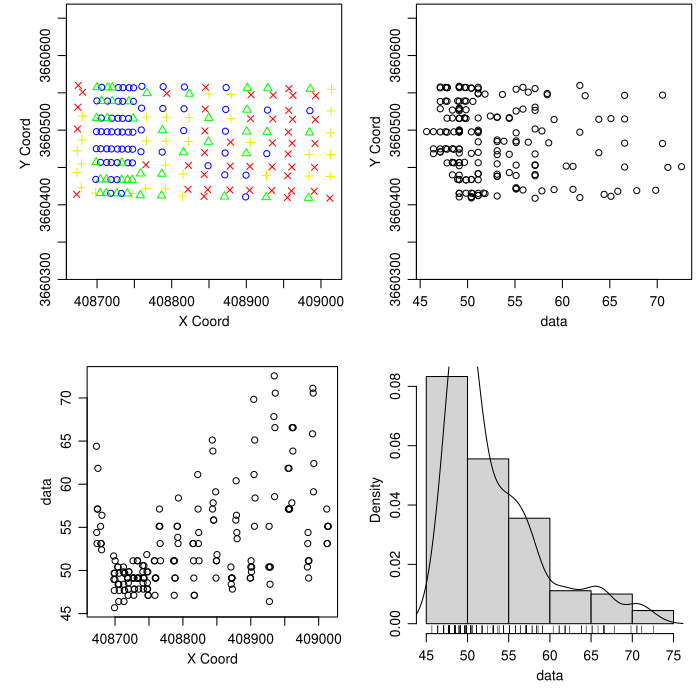

Here is the R script that generated this plot:
library(geoR)
library(splancs)
library(akima)
library(fields)
library(sp)
library(sf)
library(parallel)
#library(lattice)
#library(eda)

pdf("./F013B4_SoilAnalysis_DJH.pdf")

#Read in soil data
soildf<-read.table(file="./F013B4_SoilAnalysis_DJH.csv",header=TRUE,sep=',')
#print(sapply(soildf,typeof))

#Get convex hull polygon of sampling points
coords<-soildf[c("UTMX","UTMY")]
hull<-chull(coords$UTMX,coords$UTMY)
hull_coords<-coords[c(hull,hull[1]), ]
hull_sf<-st_as_sf(hull_coords,coords=c("UTMX","UTMY"))
hull_poly<-st_cast(st_combine(hull_sf),"POLYGON")

#Get prediction points (1 meter grid)
minx<-floor(min(soildf$UTMX))
maxx<-ceiling(max(soildf$UTMX))
miny<-floor(min(soildf$UTMY))
maxy<-ceiling(max(soildf$UTMY))
xvals<-seq(minx,maxx,1)
yvals<-seq(miny,maxy,1)
grid<-expand.grid(x=xvals,y=yvals)
colnames(grid)<-c("UTMX","UTMY")
grid<-lapply(grid,as.numeric)
grid<-data.frame(grid)
#print(dim(grid))

#Compute intersection of grid points with convex hull poly
points<-st_as_sf(grid,coords=c("UTMX","UTMY"))
intersection<-st_intersects(points,hull_poly)
#print(length(intersection))
grid$intersect<-lengths(intersection)
hullgrid<-subset(grid,intersect==1)
hullgrid<-subset(hullgrid,select=c(UTMX,UTMY))
rownames(hullgrid)<-NULL
#print(hullgrid)
#print(dim(hullgrid))

outdf<-data.frame(hullgrid)

depths<-c(15,45,75,105,135,165)
vars<-c('SLSND','SLSLT','SLCLY','SLWP1','SLWP2','SLFC1')

#Kriging
numcores<-detectCores()
dokrige <- function(geodata,locations,krige){
    result<-krige.conv(geodata=geodata,locations=locations,krige=krige)
    #print(result$predict[[1]])
    return(result$predict[[1]])
}

for (var in vars) {
    for (depth in depths) {
        header<-paste(var,sprintf("%03d",depth),sep="")
        data<-subset(soildf,Depth==depth)

        #Check for duplicates
        coords<-data[c("UTMX","UTMY")]
        sp_points<-SpatialPoints(coords)
        duplicates<-zerodist(sp_points)
        if (nrow(duplicates) > 0){
            print("Duplicate coordinates issue.")
            dev.off()
            stop()
        }

        #Setup geospatial data for evaluation
        gdata<-as.geodata(data,coords.col=c("UTMX","UTMY"),data.col=var)
        plot(gdata)

        #Evaluate optimal max.dist parameter for variogram
        minerror<-999999999
        for (max.dist in seq(75,100,1)){ #Maximum distance on variogram
            for (numbins in seq(5,9,1)){ #Number of bins on variogram
                var.gdata<-variog(gdata, uvec=numbins, max.dist=max.dist)
                #ini.cov.pars<-c(sd(gdata$data)**2,max.dist/2.)
                if (var %in% c('SLSND','SLSLT','SLCLY')){
                    limits<-pars.limits(phi=c(5,max.dist*0.75)) #Range limit
                    fit.gdata<-variofit(var.gdata,limits=limits)
                } else { #Fix nugget for cases where range hits minimum
                    if (header=="SLWP2135"){
                        fit.gdata<-variofit(var.gdata,nugget=0.0003, fix.nugget=TRUE)
                    } else if (header=="SLWP2165"){
                        fit.gdata<-variofit(var.gdata,nugget=0.0003, fix.nugget=TRUE)
                    } else if (header=="SLFC1135"){
                        fit.gdata<-variofit(var.gdata,nugget=0.0007, fix.nugget=TRUE)
                    } else if (header=="SLFC1165"){
                        fit.gdata<-variofit(var.gdata,nugget=0.0012, fix.nugget=TRUE)
                    } else {
                        fit.gdata<-variofit(var.gdata)
                    }
                }
                #print(attributes(fit.gdata))
                #print(fit.gdata$value)

                if (fit.gdata$value < minerror){
                    minerror = fit.gdata$value
                    opt.max.dist = max.dist
                    opt.numbins = numbins
                }
            }
        }

        var.gdata<-variog(gdata, uvec=opt.numbins, max.dist=opt.max.dist)
        #Default is matern spatial correlation model (fit.gdata$cov.model)
        if (var %in% c('SLSND','SLSLT','SLCLY')){
            limits<-pars.limits(phi=c(5,opt.max.dist*0.75))
            fit.gdata<-variofit(var.gdata,limits=limits)
        } else { #Fix nugget for cases where range hits minimum
            if (header=="SLWP2135"){
                fit.gdata<-variofit(var.gdata,nugget=0.0003, fix.nugget=TRUE)
            } else if (header=="SLWP2165"){
                fit.gdata<-variofit(var.gdata,nugget=0.0003, fix.nugget=TRUE)
            } else if (header=="SLFC1135"){
                fit.gdata<-variofit(var.gdata,nugget=0.0007, fix.nugget=TRUE)
            } else if (header=="SLFC1165"){
                fit.gdata<-variofit(var.gdata,nugget=0.0012, fix.nugget=TRUE)
            } else {
                fit.gdata<-variofit(var.gdata)
            }
        }

        plot(var.gdata,xlab="Distance (m)",ylab="Semi-variance",cex=1.5)
        lines(fit.gdata)
        xmin<-par("usr")[1]
        xmax<-par("usr")[2]
        ymin<-par("usr")[3]
        ymax<-par("usr")[4]
        x=xmin+(xmax-xmin)*0.75
        sill<-fit.gdata$cov.pars[1]+fit.gdata$nugget #Sigma^2 is partial sill. Sill=Partial sill + nugget
        if (var %in% c('SLSND','SLSLT','SLCLY')){
            text(x,ymin+(ymax-ymin)*0.35,paste("Sill = ",sprintf("%.2f",sill)))
            text(x,ymin+(ymax-ymin)*0.30,paste("Range = ",sprintf("%.2f",fit.gdata$cov.pars[2])))
            text(x,ymin+(ymax-ymin)*0.25,paste("Nugget = ",sprintf("%.2f",fit.gdata$nugget)))
            text(x,ymin+(ymax-ymin)*0.20,paste("Error = ",sprintf("%.2f",fit.gdata$value)))
        } else{
            text(x,ymin+(ymax-ymin)*0.35,paste("Sill = ",sprintf("%.5e",sill)))
            text(x,ymin+(ymax-ymin)*0.30,paste("Range = ",sprintf("%.2f",fit.gdata$cov.pars[2])))
            text(x,ymin+(ymax-ymin)*0.25,paste("Nugget = ",sprintf("%.5e",fit.gdata$nugget)))
            text(x,ymin+(ymax-ymin)*0.20,paste("Error = ",sprintf("%.5e",fit.gdata$value)))
        }
        text(x,ymin+(ymax-ymin)*0.15,paste("opt.max.dist = ",sprintf("%d",opt.max.dist)))
        text(x,ymin+(ymax-ymin)*0.10,paste("opt.numbins = ",sprintf("%d",opt.numbins)))
        title(paste(header," Variogram"))
        kctrl<-krige.control(type.krige="ok",obj.model=fit.gdata)
        #krige.conv is a memory hog and slow. Need to parallelize.
        #krig.gdata<-krige.conv(geodata=gdata,locations=hullgrid,krige=kctrl) #Leads to high memory use
        #https://stackoverflow.com/questions/77672974/correct-use-of-mclapply
        krig.gdata<-mclapply(1:nrow(hullgrid),function(i) dokrige(gdata,hullgrid[i,],kctrl), mc.cores=numcores/2)
        df.gdata<-data.frame(unlist(krig.gdata)) #unlist is like Python flatten
        #print(df.gdata)
        #print(dim(df.gdata))
        #print(dim(outdf))
        colnames(df.gdata)<-c(header)
        outdf<-cbind(outdf,df.gdata)
    }
}

write.csv(outdf,file="./F013B4_SoilAnalysis_DJH_Interpolate.csv")

dev.off()
